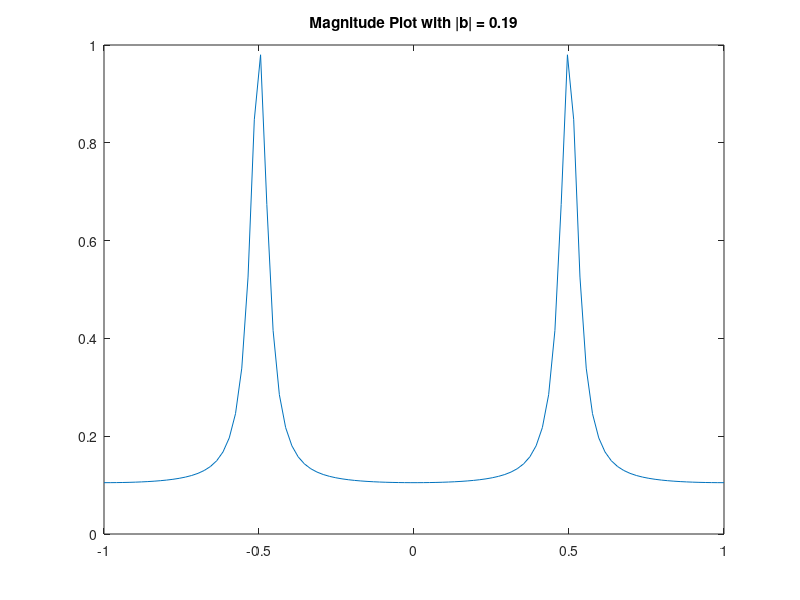

Here is the MATLAB script that generated this plot:
clc
clear all
close all


% Problem #2 part b
n = linspace(-pi, pi);
[h,w] = freqz( [0.19], [1 0 0.81], n );
plot(w/pi, h);
title('Magnitude Plot with |b| = 0.19');


% Problem #2 part c
% n = linspace(-pi, pi);
% [h,w] = freqz( [0.19], [1 0 0.81], n );
% subplot(1, 2, 1);
% plot(w/pi, w);
% title('');
% subplot(1, 2, 1);
% plot(w/pi, unwrap(w));
% title('');







